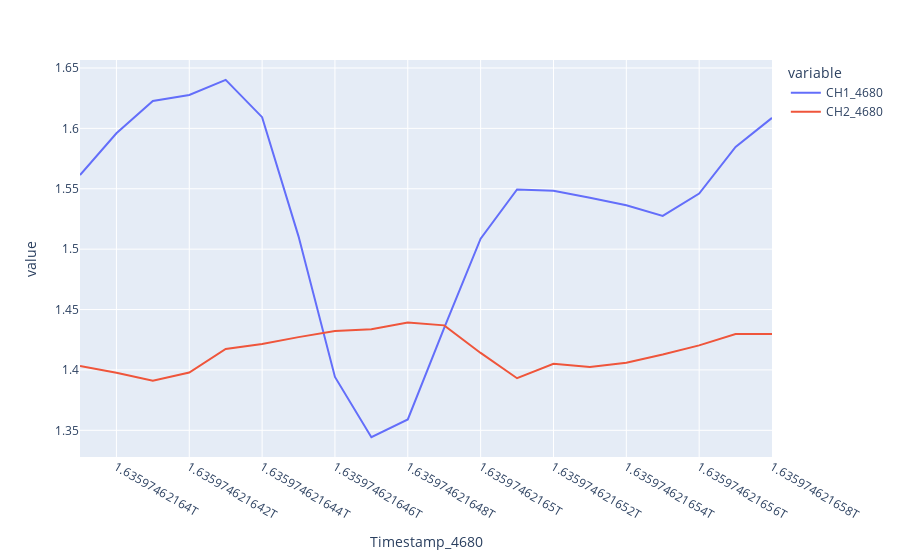

The notebook cell this image was saved under:
### Code cell
fig = px.line(dfMerge[:20], x='Timestamp_4680', y=['CH1_4680', 'CH2_4680'])
fig.show()

### Figure 1 — Plotly figure (JSON) as saved in the notebook; plotly's stock layout.template omitted (floating-point values rounded to 4 significant figures)
{"data": [{"hovertemplate": "variable=CH1_4680<br>Timestamp_4680=%{x}<br>value=%{y}<extra></extra>", "legendgroup": "CH1_4680", "line": {"color": "#636efa", "dash": "solid"}, "marker": {"symbol": "circle"}, "mode": "lines", "name": "CH1_4680", "orientation": "v", "showlegend": true, "type": "scatter", "x": [1635974621639, 1635974621640, 1635974621641, 1635974621642, 1635974621643, 1635974621644, 1635974621645, 1635974621646, 1635974621647, 1635974621648, 1635974621649, 1635974621650, 1635974621651, 1635974621652, 1635974621653, 1635974621654, 1635974621655, 1635974621656, 1635974621657, 1635974621658], "xaxis": "x", "y": [1.561, 1.596, 1.623, 1.628, 1.64, 1.609, 1.511, 1.394, 1.344, 1.359, 1.435, 1.509, 1.549, 1.548, 1.543, 1.536, 1.528, 1.546, 1.585, 1.609], "yaxis": "y"}, {"hovertemplate": "variable=CH2_4680<br>Timestamp_4680=%{x}<br>value=%{y}<extra></extra>", "legendgroup": "CH2_4680", "line": {"color": "#EF553B", "dash": "solid"}, "marker": {"symbol": "circle"}, "mode": "lines", "name": "CH2_4680", "orientation": "v", "showlegend": true, "type": "scatter", "x": [1635974621639, 1635974621640, 1635974621641, 1635974621642, 1635974621643, 1635974621644, 1635974621645, 1635974621646, 1635974621647, 1635974621648, 1635974621649, 1635974621650, 1635974621651, 1635974621652, 1635974621653, 1635974621654, 1635974621655, 1635974621656, 1635974621657, 1635974621658], "xaxis": "x", "y": [1.403, 1.398, 1.391, 1.398, 1.417, 1.422, 1.427, 1.432, 1.434, 1.439, 1.437, 1.414, 1.393, 1.405, 1.402, 1.406, 1.413, 1.42, 1.43, 1.43], "yaxis": "y"}], "layout": {"legend": {"title": {"text": "variable"}, "tracegroupgap": 0}, "margin": {"t": 60}, "xaxis": {"anchor": "y", "domain": [0, 1], "title": {"text": "Timestamp_4680"}}, "yaxis": {"anchor": "x", "domain": [0, 1], "title": {"text": "value"}}}}
